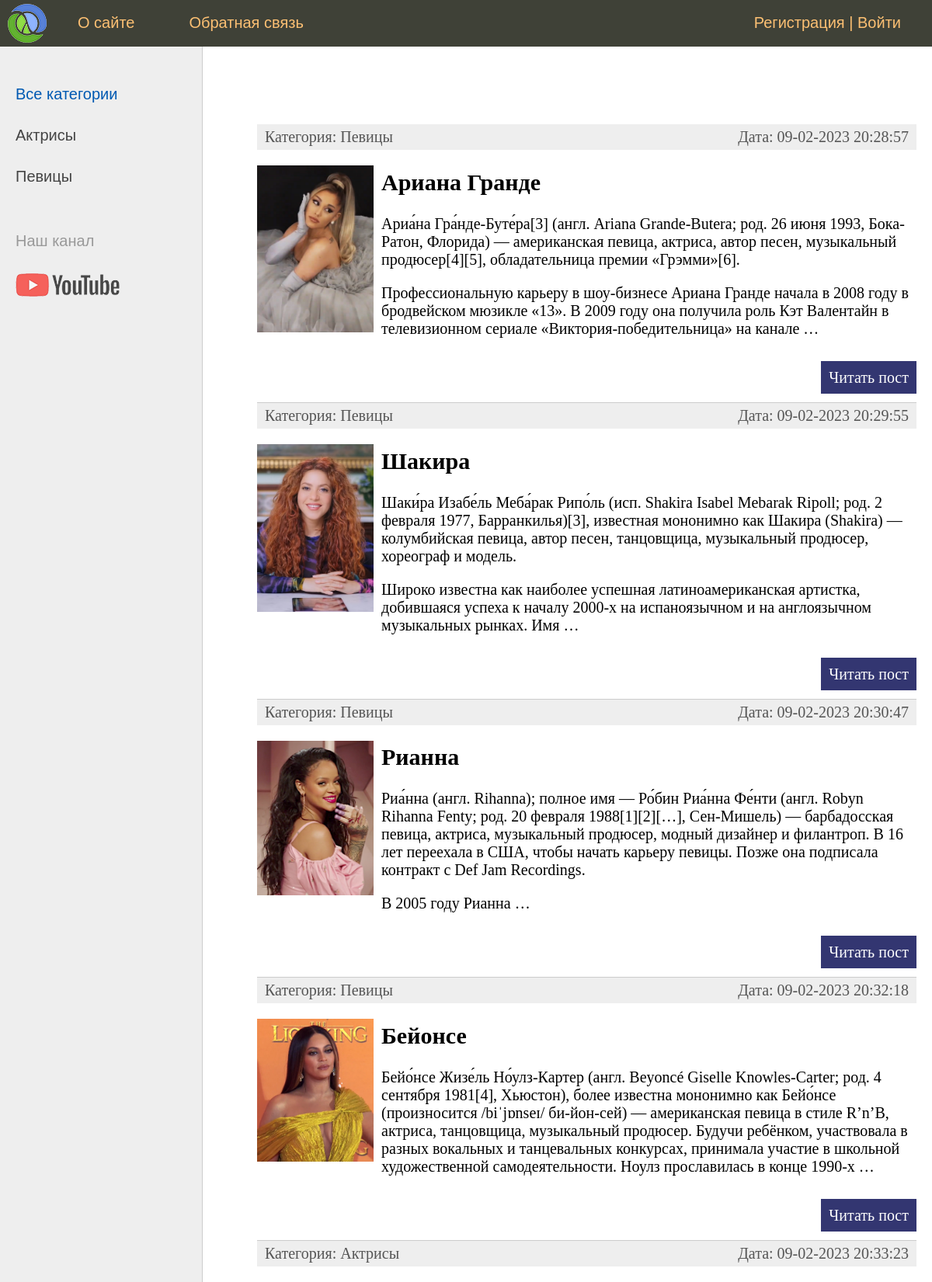
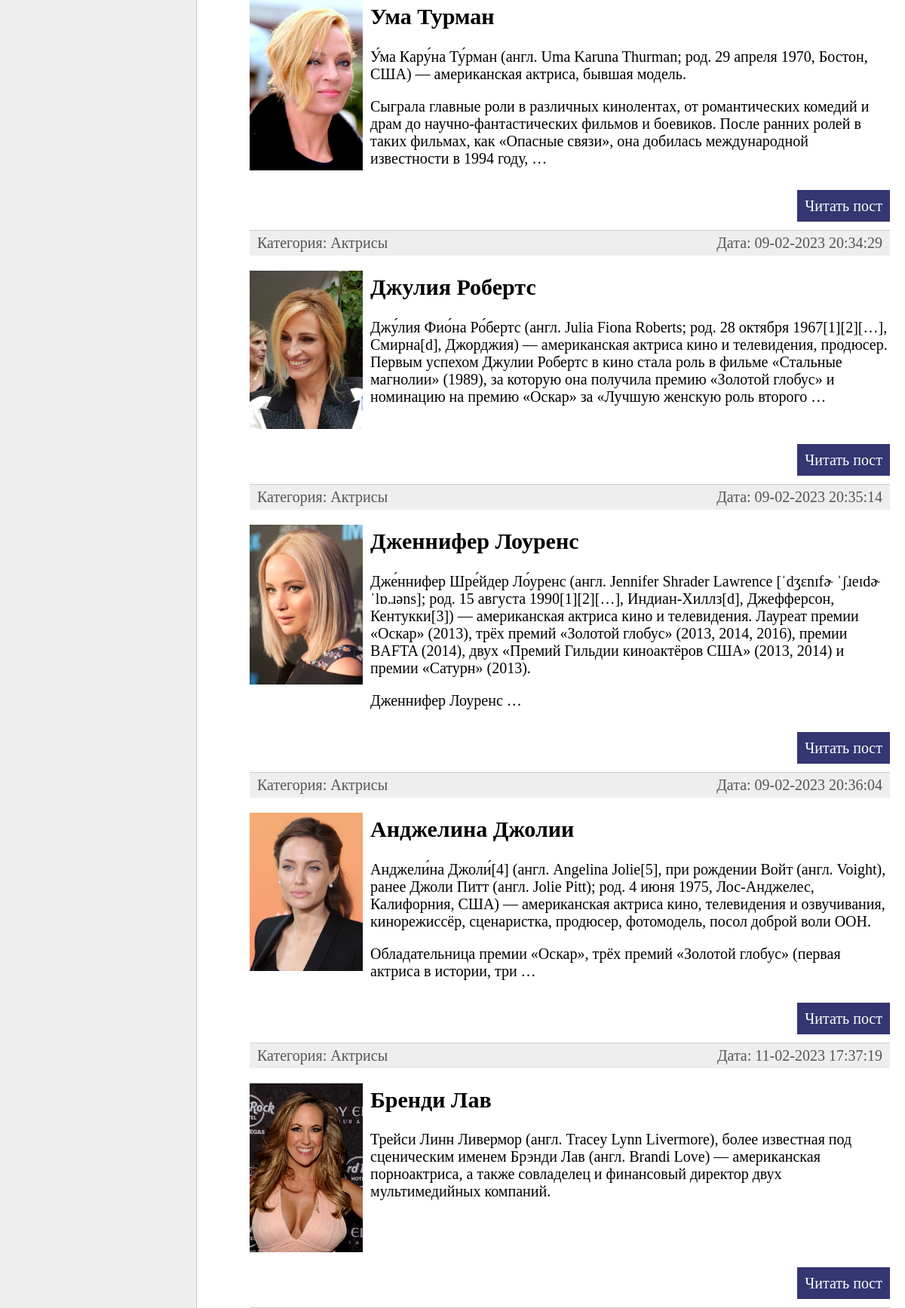
The page / (upper part) on the database its author committed (2 pictures, top to bottom).
### main/models.py (models this page shows, shortened)
class Category(models.Model):
    name = models.CharField(
        max_length=100, db_index=True, verbose_name='Категория')
    slug = models.SlugField(max_length=255, unique=True,
                            db_index=True, verbose_name="URL")
    def __str__(self) -> str:
        return self.name
    def get_absolute_url(self):
        return reverse("category", kwargs={"cat_slug": self.slug})
    class Meta:
        verbose_name = 'Категория'
        verbose_name_plural = 'Категории'
        ordering = ['id']

class Main(models.Model):
    title = models.CharField(max_length=255, verbose_name='Заголовок')
    slug = models.SlugField(max_length=255, unique=True,
                            db_index=True, verbose_name="URL")
    content = models.TextField(blank=True, verbose_name='Текст статьи')
    photo = models.ImageField(
        upload_to="photos/%Y/%m/%d/", verbose_name='Фото')
    time_create = models.DateTimeField(
        auto_now_add=True, verbose_name='Время создания')
    time_update = models.DateTimeField(
        auto_now=True, verbose_name='Время изменения')
    is_published = models.BooleanField(default=True, verbose_name='Публикация')
    cat = models.ForeignKey(
        'Category', on_delete=models.PROTECT, verbose_name='Категория')
    def get_absolute_url(self):
        return reverse("post", kwargs={"post_slug": self.slug})
    class Meta:
        verbose_name = 'Главная страница'
        verbose_name_plural = 'Главная страница'
        ordering = ['id',]

### main/views.py (the view)
# urls.py: path('', MainHome.as_view(), name='home'),  # http://...:8000/
class MainHome(DataMixin, ListView):
    model = Main
    template_name = 'main/index.html'
    context_object_name = 'posts'
    def get_context_data(self, *, object_list=None, **kwargs):
        context = super().get_context_data(**kwargs)
        c_def = self.get_user_context(title='Главная страница')
        return dict(list(context.items()) + list(c_def.items()))
    def get_queryset(self):
        return Main.objects.filter(is_published=True).select_related('cat')

### main/utils.py (called while the page is built)
    def get_user_context(self, **kwargs):
        context = kwargs
        cats = cache.get('cats')
        if not cats:
            cats = Category.objects.annotate(Count('main'))
            cache.set('cats', cats, 60)
        user_menu = menu.copy()
        if not self.request.user.is_authenticated:  # type: ignore
            user_menu.pop(1)
        context['menu'] = user_menu
        context['cats'] = cats
        if 'cat_selected' not in context:
            context['cat_selected'] = 0
        return context

### main/templates/main/index.html (shortened to what this page needs)
{% extends 'main/base.html' %} {% block content %}
<ul class="list-articles">
  {% for p in posts %}
  <li>
    <div class="article-panel">
      <p class="first">Категория: {{p.cat}}</p>
      <p class="last">Дата: {{p.time_update|date:"d-m-Y H:i:s"}}</p>
    </div>
    {% if p.photo %}
    <p><img class="img-article-left thumb" src="{{p.photo.url}}" /></p>
    {% endif %}
    <h2>{{p.title}}</h2>
    {% autoescape on %} {{p.content|linebreaks|truncatewords:50}}
    {%endautoescape %}
    <p class="link-read-post">
      <a href="{{ p.get_absolute_url }}">Читать пост</a>
    </p>
  </li>
  {% endfor %}
</ul>
{% endblock %}

### main/templates/main/base.html (shortened to what this page needs)
{% load static %} {% load main_tags %}
<!DOCTYPE html>
<html>
  <head>
    {% block css %}
    <link
      type="text/css"
      href="{% static 'main/css/styles.css' %}"
      rel="stylesheet"
    />
    {% endblock %}
  </head>
  <body>
    <table class="table-page" border="0" cellpadding="0" cellspacing="0">
      <tr>
        <td valign="top">
          {% block mainmenu %}
          <div class="header">
            <ul id="mainmenu" class="mainmenu">
              <li class="logo">
                <a href="{% url 'home' %}"><div class="logo"></div></a>
              </li>
              {% for m in menu %}
              <li><a href="{% url m.url_name %}">{{m.title}}</a></li>
              {% endfor %}
              {% if request.user.is_authenticated %}
              <li class="last"> {{ user.username }} | <a href="{% url 'logout' %}">Выйти</a></li>
              {% else %}
              <li class="last">
                <a href="{% url 'register' %}">Регистрация</a> | <a href="{% url 'login' %}">Войти</a>
              </li>
              {% endif %}
            </ul>
          </div>
          {% endblock mainmenu %}
          <table
            class="table-content"
            border="0"
            cellpadding="0"
            cellspacing="0"
          >
            <tr>
              <td valign="top" class="left-chapters">
                <ul id="leftchapters">
                  {% if cat_selected == 0 %}
                  <li class="selected">Все категории</li>
                  {% else %}
                  <li><a href="{% url 'home' %}">Все категории</a></li>
                  {% endif %} {% for c in cats %} {% if c.main__count > 0 %}
                  {%if c.pk == cat_selected %}
                  <li class="selected">{{c.name}}</li>
                  {% else %}
                  <li><a href="{{ c.get_absolute_url }}">{{c.name}}</a></li>
                  {% endif %} {% endif %} {% endfor %}
                  <li class="share">
                    <p>Наш канал</p>
                    <a
                      class="share-yt"
                      href="https://www.youtube.com/channel/UClJzWfGWuGJL2t-3dYKcHTA/playlists"
                      target="_blank"
                      rel="nofollow"
                    ></a>
                  </li>
                </ul>
              </td>
              <td valign="top" class="content">
                <div class="content-text">
                  {% block content %} {% endblock %}
                </div>
              </td>
            </tr>
          </table>
        </td>
      </tr>
    </table>
  </body>
</html>

### main/static/main/css/styles.css (style rules this page uses)
html, body { font-family: 'Arial'; margin: 0; padding: 0; height: 100%; width: 100%; color: #444; }
a { color: #0059b2; text-decoration: none; }
img { max-width: 600px; height: auto; }
img.img-article-left { max-width: 300px; height: auto; float: left; padding: 0 10px 10px 0; }
img.img-article-left.thumb { max-width: 150px; height: auto; }
p.link-read-post { text-align: right; }
p.link-read-post a { padding: 10px; min-width: 100px; background: #333671; color: #fff; text-decoration: none; }
div.article-panel { background: #eee; padding: 5px 10px 5px 10px; box-sizing: border-box; overflow: hidden; color: #555; }
div.article-panel p.first { margin: 0; float: left; }
div.article-panel p.last { margin: 0; float: right; }
ul.list-articles { list-style: none; margin: 0; padding: 0; }
ul.list-articles li { border-bottom: 1px solid #ccc; }
.table-page { width: 100%; height: 100%; vertical-align: top; }
.table-page tr { height: 100%; }
.header { background: #3F4137; height: 60px; }
.logo { background: url('../images/logo.png') no-repeat 10px 5px; width: 70px; height: 60px; }
ul.mainmenu { list-style: none; margin: 0; padding: 0; height: 60px; color: #fdc073; font-size: 20px; overflow: hidden; }
ul.mainmenu li { float: left; margin: 18px 40px 0 30px; }
ul.mainmenu li.logo { margin: 0; }
ul.mainmenu li.last { float: right; }
ul.mainmenu li a { color: #fdc073; text-decoration: none; }
.table-content { width: 100%; min-height: 100%; height: 100%; }
.left-chapters { margin: 0; background: #eee; border-right: 1px solid #ccc; min-height: 100%; }
.left-chapters ul { width: 230px; min-height: 100%; margin: 0; padding: 20px 10px 10px 20px; list-style: none; font-size: 20px; }
.left-chapters ul li { margin: 30px 0 0 0; color: #999; }
.left-chapters ul li.selected { color: #0059b2; }
.left-chapters ul li a { color: #444; text-decoration: none; }
.left-chapters ul li.share { margin: 60px 0 0 0; }
.left-chapters ul li.share p { margin: 30px 0 30px 0; }
.left-chapters ul li.share a { display: inline-block; width: 40px; height: 40px; margin: 0 20px 0 0; }
.left-chapters ul li.share a.share-yt { width: 100%; height: 30px; background: url('../images/share_yt.png') no-repeat 0 0 }
.content { padding: 40px 20px 20px 40px; width: 100%; box-sizing: border-box; }
.content-text { margin: 60px 0 0 30px; color: #000; font-size: 20px; font-family: Yandex Sans Display Light; }

### rows shown on the page
Category: name "Актрисы"
Category: name "Певицы"
Main: cat "Певицы", time_update "09-02-2023 20:28:57", photo (picture), title "Ариана Гранде", content "Ариа́на Гра́нде-Буте́ра[3] (англ. Ariana Grande-Butera; род. 26 июня 1993, Бока-Ратон, Флорида) — американская певица, актриса, автор песен, музыкальный продюсер[4][5], обладательница премии «Грэмми»[6]. Профессиональную карьеру в шоу-бизнесе Ариана Гранде начала в 2008 году в бродвейском мюзикле «13». В 2009 году она получила роль Кэт Валентайн в телевизионном сериале «Виктория-победительница» на канале …"
Main: cat "Певицы", time_update "09-02-2023 20:29:55", photo (picture), title "Шакира", content "Шаки́ра Изабе́ль Меба́рак Рипо́ль (исп. Shakira Isabel Mebarak Ripoll; род. 2 февраля 1977, Барранкилья)[3], известная мононимно как Шакира (Shakira) — колумбийская певица, автор песен, танцовщица, музыкальный продюсер, хореограф и модель. Широко известна как наиболее успешная латиноамериканская артистка, добившаяся успеха к началу 2000-х на испаноязычном и на англоязычном музыкальных рынках. Имя …"
Main: cat "Певицы", time_update "09-02-2023 20:30:47", photo (picture), title "Рианна", content "Риа́нна (англ. Rihanna); полное имя — Ро́бин Риа́нна Фе́нти (англ. Robyn Rihanna Fenty; род. 20 февраля 1988[1][2][…], Сен-Мишель) — барбадосская певица, актриса, музыкальный продюсер, модный дизайнер и филантроп. В 16 лет переехала в США, чтобы начать карьеру певицы. Позже она подписала контракт с Def Jam Recordings. В 2005 году Рианна …"
Main: cat "Певицы", time_update "09-02-2023 20:32:18", photo (picture), title "Бейонсе", content "Бейо́нсе Жизе́ль Но́улз-Картер (англ. Beyoncé Giselle Knowles-Carter; род. 4 сентября 1981[4], Хьюстон), более известна мононимно как Бейо́нсе (произносится /biˈjɒnseɪ/ би-йон-сей) — американская певица в стиле R’n’B, актриса, танцовщица, музыкальный продюсер. Будучи ребёнком, участвовала в разных вокальных и танцевальных конкурсах, принимала участие в школьной художественной самодеятельности. Ноулз прославилась в конце 1990-х …"
Main: cat "Актрисы", time_update "09-02-2023 20:33:23", photo (picture), title "Ума Турман", content "У́ма Кару́на Ту́рман (англ. Uma Karuna Thurman; род. 29 апреля 1970, Бостон, США) — американская актриса, бывшая модель. Сыграла главные роли в различных кинолентах, от романтических комедий и драм до научно-фантастических фильмов и боевиков. После ранних ролей в таких фильмах, как «Опасные связи», она добилась международной известности в 1994 году, …"
Main: cat "Актрисы", time_update "09-02-2023 20:34:29", photo (picture), title "Джулия Робертс", content "Джу́лия Фио́на Ро́бертс (англ. Julia Fiona Roberts; род. 28 октября 1967[1][2][…], Смирна[d], Джорджия) — американская актриса кино и телевидения, продюсер. Первым успехом Джулии Робертс в кино стала роль в фильме «Стальные магнолии» (1989), за которую она получила премию «Золотой глобус» и номинацию на премию «Оскар» за «Лучшую женскую роль второго …"
Main: cat "Актрисы", time_update "09-02-2023 20:35:14", photo (picture), title "Дженнифер Лоуренс", content "Дже́ннифер Шре́йдер Ло́уренс (англ. Jennifer Shrader Lawrence [ˈdʒɛnɪfɚ ˈʃɹeɪdɚ ˈlɒ.ɹəns]; род. 15 августа 1990[1][2][…], Индиан-Хиллз[d], Джефферсон, Кентукки[3]) — американская актриса кино и телевидения. Лауреат премии «Оскар» (2013), трёх премий «Золотой глобус» (2013, 2014, 2016), премии BAFTA (2014), двух «Премий Гильдии киноактёров США» (2013, 2014) и премии «Сатурн» (2013). Дженнифер Лоуренс …"
Main: cat "Актрисы", time_update "09-02-2023 20:36:04", photo (picture), title "Анджелина Джолии", content "Анджели́на Джоли́[4] (англ. Angelina Jolie[5], при рождении Войт (англ. Voight), ранее Джоли Питт (англ. Jolie Pitt); род. 4 июня 1975, Лос-Анджелес, Калифорния, США) — американская актриса кино, телевидения и озвучивания, кинорежиссёр, сценаристка, продюсер, фотомодель, посол доброй воли ООН. Обладательница премии «Оскар», трёх премий «Золотой глобус» (первая актриса в истории, три …"
Main: cat "Актрисы", time_update "11-02-2023 17:37:19", photo (picture), title "Бренди Лав", content "Трейси Линн Ливермор (англ. Tracey Lynn Livermore), более известная под сценическим именем Брэнди Лав (англ. Brandi Love) — американская порноактриса, а также совладелец и финансовый директор двух мультимедийных компаний."

### other values the page prints
{{ m.title }} "О сайте" "Обратная связь"
